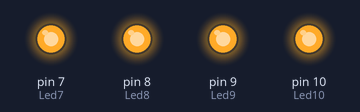
Recording of a sketch running on a simulated Arduino Uno, built with avr-gcc and run on an emulated ATmega328P. On the bench: output pins drawn as LEDs (lit = HIGH).

Above: at 1.0 s.
At 3.0 s:
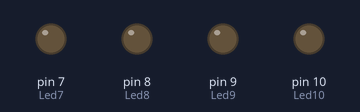
Timing chart, 0 to 5.2 s (numbered marks = the images above):
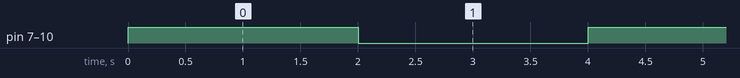

The sketch:

2-2.ino
```cpp
#define Led7 7
#define Led8 8
#define Led9 9
/*Programar o Arduino para acender e apagar os LED’s
conectados aos pinos 7, 8, 9 e 10, de modo que os LED’s se
comportem como um pisca-pisca.

OBS.: Os LED’s devem ascenderem todos juntos e apagarem
junto, com intervalos de 2 segundo.*/
#define Led10 10
void setup(){
  pinMode(Led7,OUTPUT);
  pinMode(Led8,OUTPUT);
  pinMode(Led9,OUTPUT);
  pinMode(Led10,OUTPUT);
}
void loop(){
  digitalWrite(Led7,true);
  digitalWrite(Led8,true);
  digitalWrite(Led9,true);
  digitalWrite(Led10,true);
  delay(2000);
  digitalWrite(Led7,false);
  digitalWrite(Led8,false);
  digitalWrite(Led9,false);
  digitalWrite(Led10,false);
  delay(2000);
}
```

Measured:
- by itself, pin 7 (Led7), pin 8 (Led8), pin 9 (Led9), pin 10 (Led10): alternates HIGH for 2.0 s and LOW for 2.0 s
